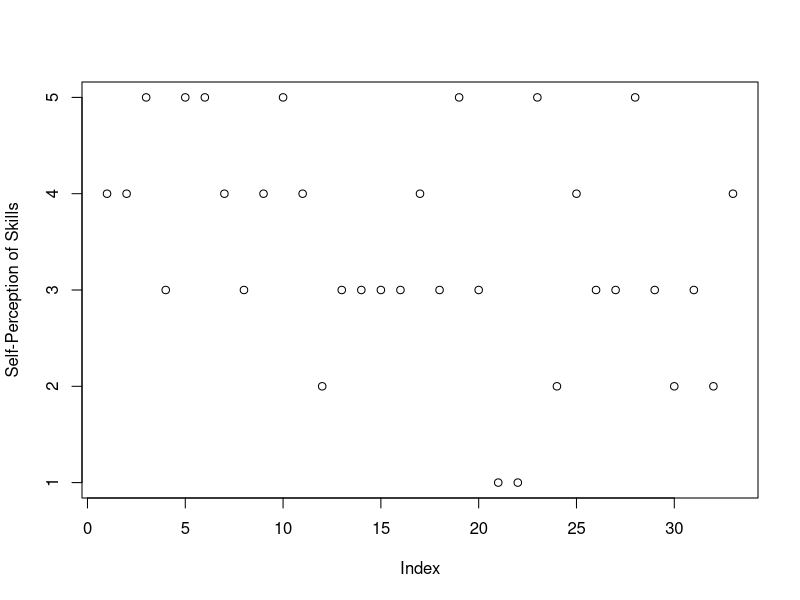
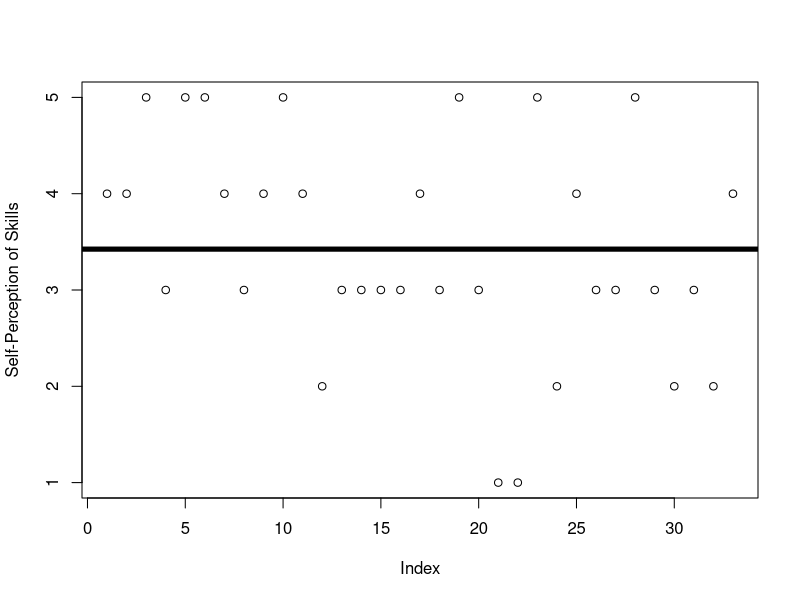
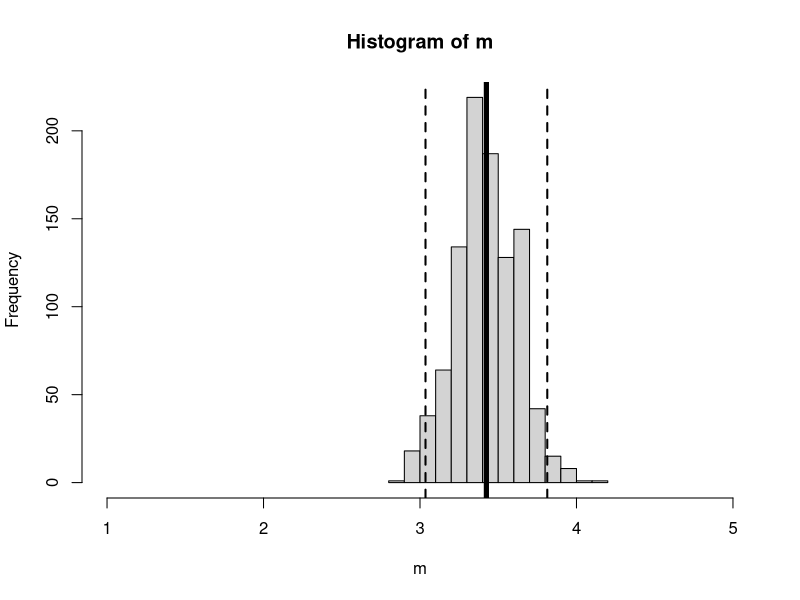
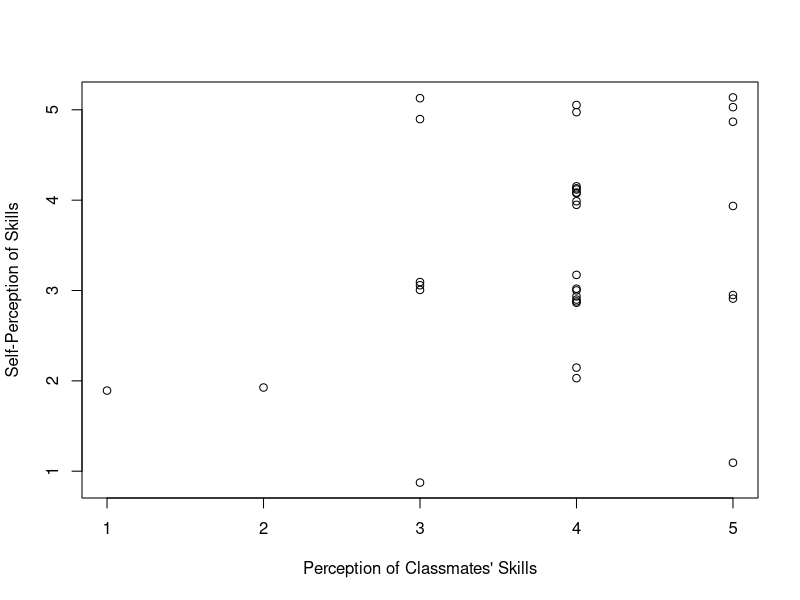
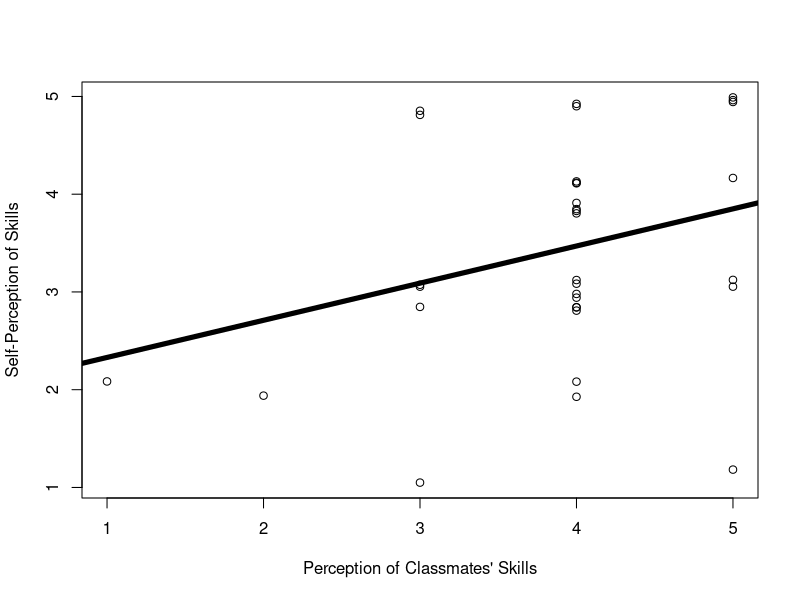
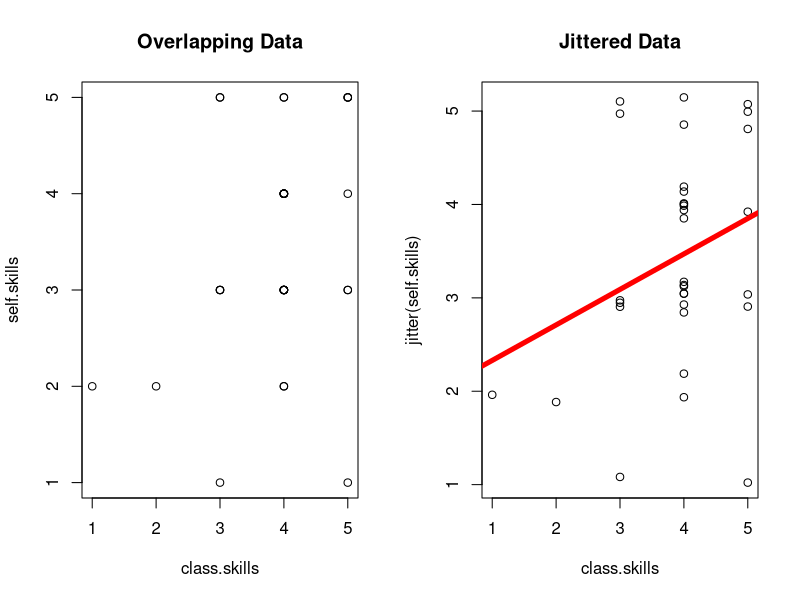
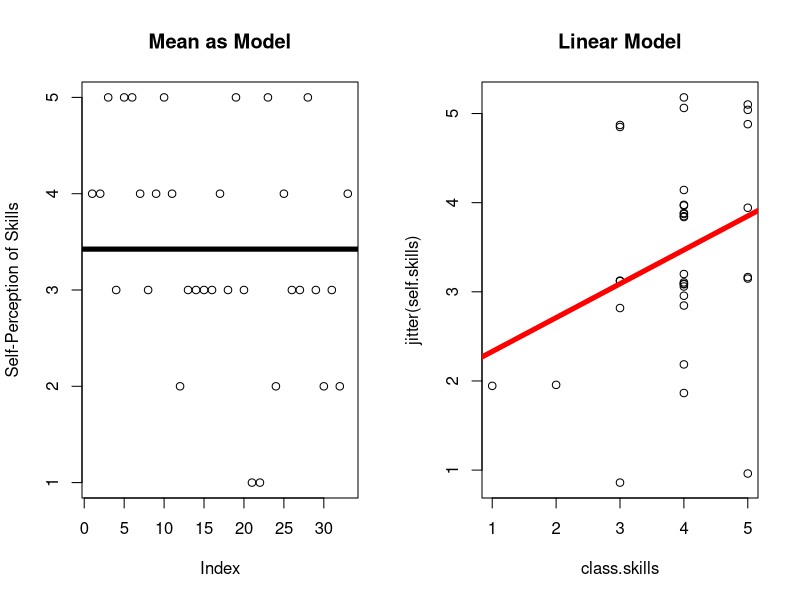

Write the R code that produced these figures, in order.
## ---- chunk 1
#| include: false
d <- read.csv("../datasets/Grad Onboard 2025/grad_onboard_SP25.csv",
                           stringsAsFactors = T)
## ---- chunk 2
plot(d$self.skills, 
     ylab = "Self-Perception of Skills",
     xlab = "Index") 
abline(h = mean(d$self.skills, na.rm = T), lwd = 0)
## ---- chunk 3
plot(d$self.skills, 
     ylab = "Self-Perception of Skills",
     xlab = "Index") 
abline(h = mean(d$self.skills, na.rm = T), lwd = 5)
## ---- chunk 4
## quantifying errors (residuals)
residuals <- d$self.skills - mean(d$self.skills, na.rm = T)
SST <- sum(residuals^2)
SST

SST/length(residuals) # average of squared residuals (variance)
sqrt(SST/length(residuals)) # average of residuals, unsquared (standard deviation)

sd(d$self.skills) # slightly higher
sqrt(SST/(length(residuals)-1)) # the 'real' equation; n-1 to inflate our estimate / adjust for small samples.
## ---- chunk 5
m <- array()
for(i in c(1:1000)){
 nd <- d[sample(1:nrow(d), nrow(d), replace = T),] # a new sample
 m[i] <- mean(nd$self.skills, na.rm = T)
}
mean(d$self.skills, na.rm = T)
mean(m) # similar!

sum(m > 2.5) # all of them (100% greater than the midpoint of the scale.)

sd(m) # sampling error!

hist(m, xlim = c(1,5)) # our distribution of sampling estimates 
abline(v = c(mean(d$self.skills),
             mean(d$self.skills) + 1.96 * sd(m),
             mean(d$self.skills) - 1.96 * sd(m)),
       lwd = c(5,2,2), # two line widths
       lty = c(1,2,2)) # two line types
## ---- chunk 6
lm(self.skills ~ 1, data = d) # predicting self.skills from a constant (1), using the datset = d
mod0 <- lm(self.skills ~ 1, data = d) # saving this as a model object
coef(mod0) # looking at the coefficients
mod0$residuals # finding the residuals
## ---- chunk 7
plot(jitter(self.skills) ~ class.skills, data = d, 
     ylab = "Self-Perception of Skills",
     xlab = "Perception of Classmates' Skills") 
abline(lm(self.skills ~ class.skills, data = d), lwd = 0)
## ---- chunk 8
plot(jitter(self.skills) ~ class.skills, data = d, 
     ylab = "Self-Perception of Skills",
     xlab = "Perception of Classmates' Skills") 
abline(lm(self.skills ~ class.skills, data = d), lwd = 5)
## ---- chunk 9
mod1 <- lm(self.skills ~ class.skills, data = d)

par(mfrow = c(1,2))
plot(self.skills ~ class.skills, data = d, main = "Overlapping Data")
plot(jitter(self.skills) ~ class.skills, data = d, main = "Jittered Data") # jittered
abline(mod1, lwd = 5, col = 'red')

coef(mod1)
## ---- chunk 10
mod1$residuals # R does the residual calculation for us. what will happen if we add this up?

par(mfrow = c(1,2))
plot(d$self.skills, 
     ylab = "Self-Perception of Skills",
     xlab = "Index", main = "Mean as Model") 
abline(h = mean(d$self.skills, na.rm = T), lwd = 5)
plot(jitter(self.skills) ~ class.skills, data = d, main = "Linear Model") # jittered
abline(mod1, lwd = 5, col = 'red')
## ---- chunk 11
names(d) # what other (numeric, for now) variable might predict self.skills?

## ---- chunk 12

## ---- chunk 13

## ---- chunk 14

## ---- chunk 15

## ---- chunk 16
